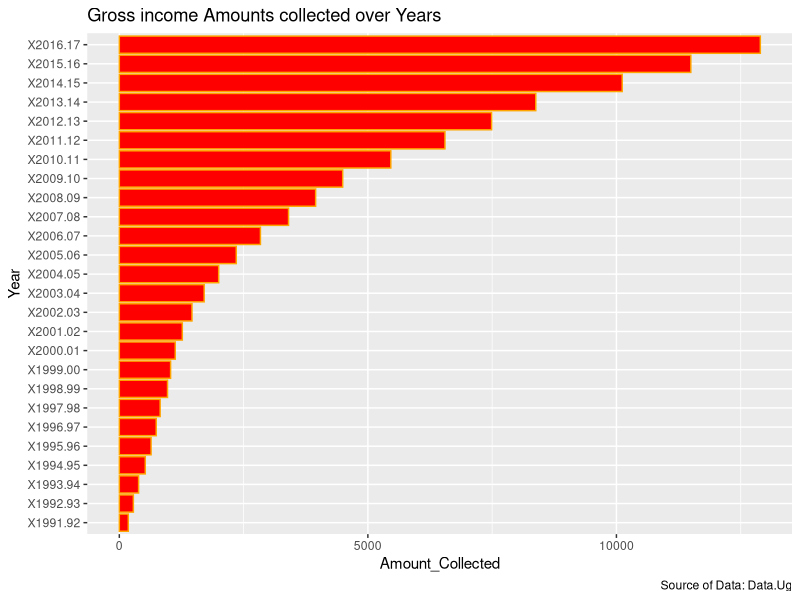
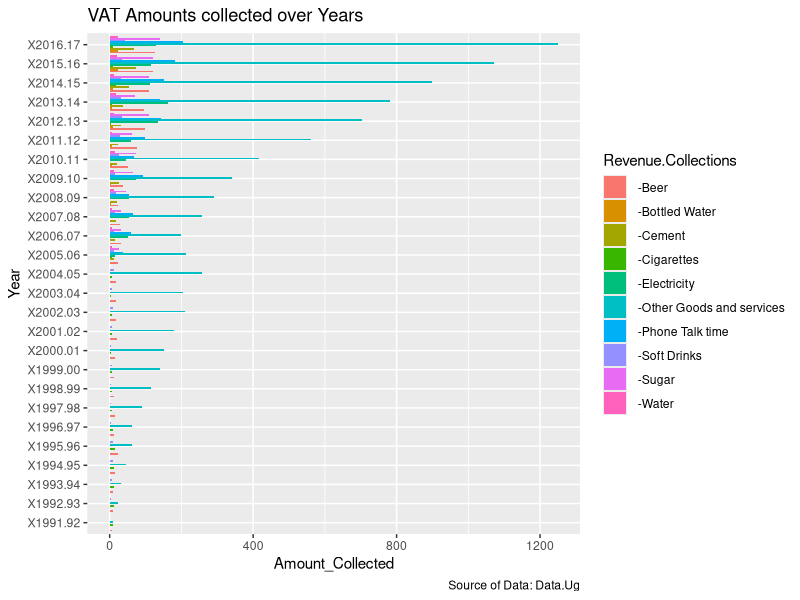
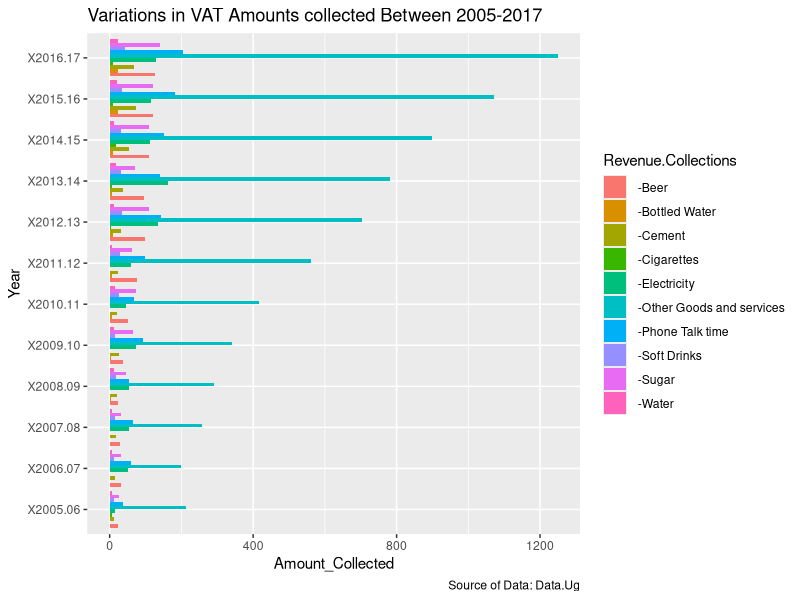
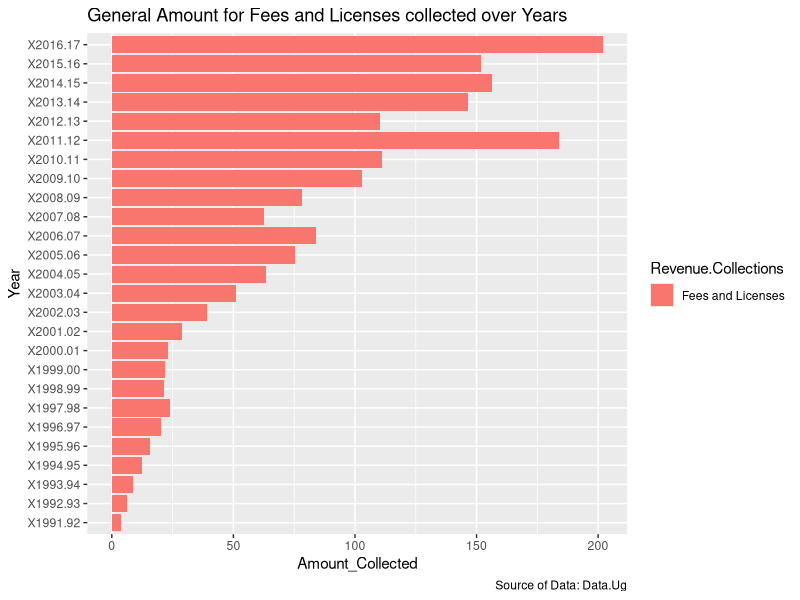
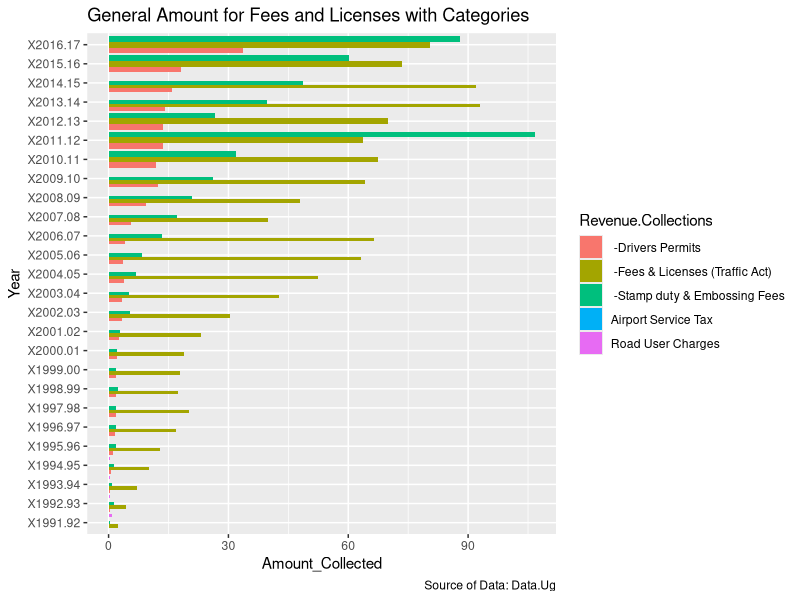
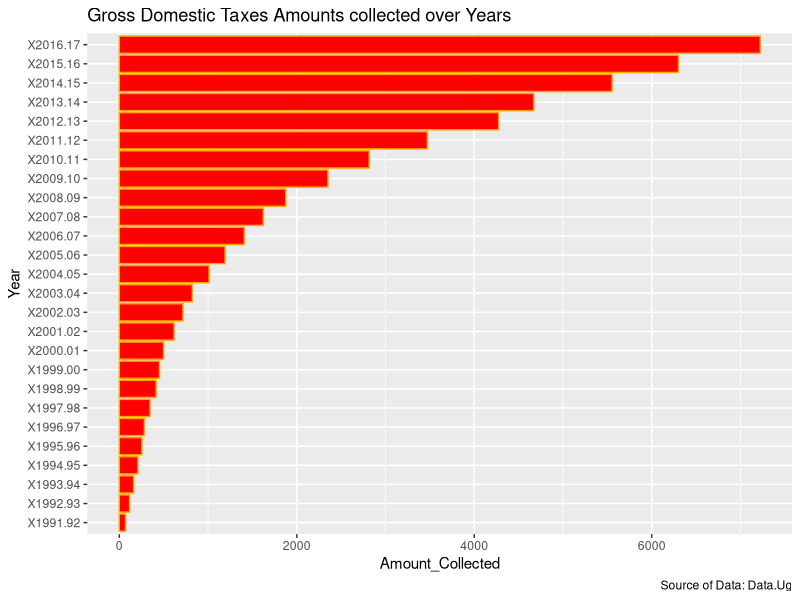
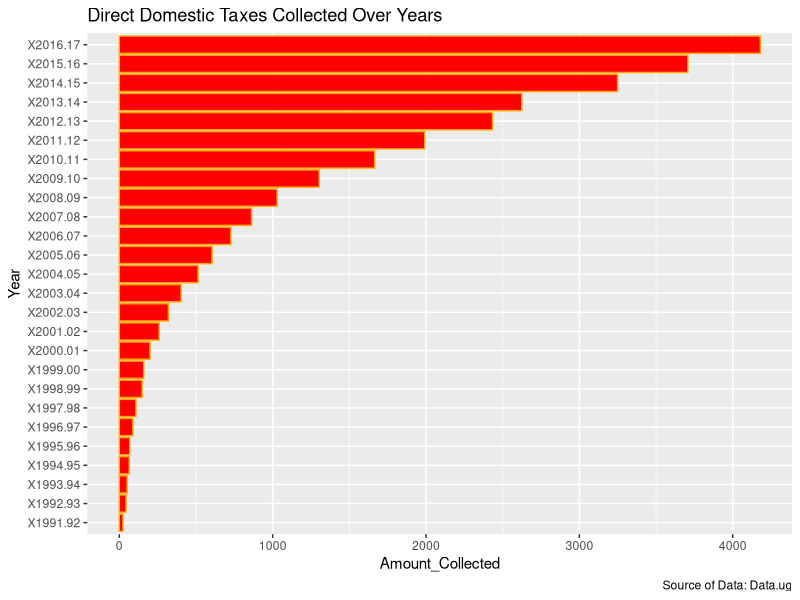
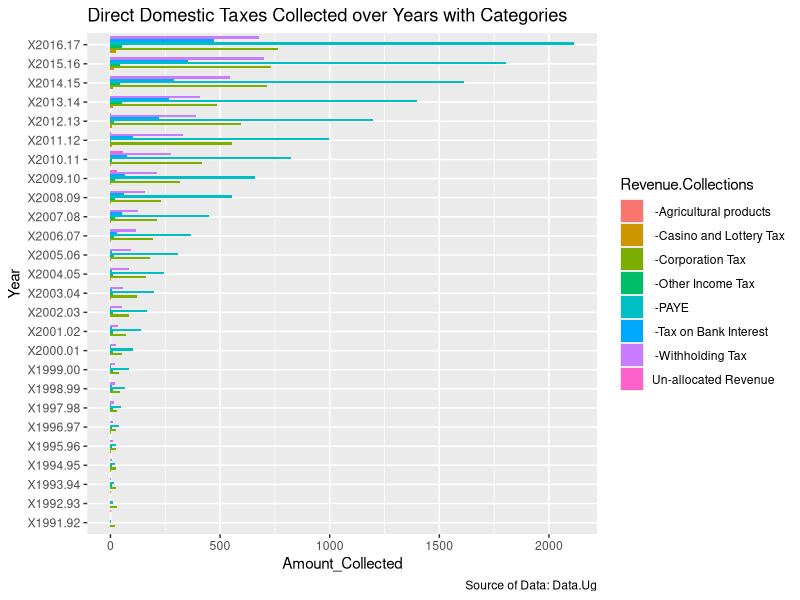

These charts were generated, in order, by the following R code:
# Libraries
library(tidyr)
library(magrittr)
library(dplyr)
library(ggplot2)

# Importing the dataset
rev_collections <- read.csv("data/revenue-collections.csv")

# checking the structure of the dataset
str(rev_collections)

# seems there is a problem with the header. Viewing the datasets to see whats really the problem
View(rev_collections)
# there is a problem with the way the headers were made. lets remove the first row
# Deleting the title manually from excel. its the easiest
rev_collections <- read.csv("data/revenue-collections.csv", 
                            na.strings = "NA",
                            stringsAsFactors = F)

str(rev_collections)

# Making the data tidy using the gather method
rev_collections <- rev_collections %>% gather('X1991.92':'X2016.17', 
                           key = "Year", 
                           value = "Amount_Collected",
                           na.rm = T)

# Selecting only gross revenue over the years
Gross_Revenue <-rev_collections %>% 
  select(Revenue.Collections,Year,Amount_Collected) %>%
  filter(Revenue.Collections == "Gross Revenues")

# Visualizing the revenue collected
 ggplot(data = Gross_Revenue, aes(x=Year, y= Amount_Collected)
      )+
   geom_bar(colour = "orange",
            stat ="identity",
            fill = "red")+
   coord_flip() +
   ggtitle(paste("Gross income Amounts collected over Years"))+
   labs(
     caption = "Source of Data: Data.Ug"
   )
 
 # Selecting and visualizing value added taxes
 VAT <- rev_collections %>%
   select(Revenue.Collections,Year,Amount_Collected)%>%
   filter(Revenue.Collections == " -Cigarettes"|
            Revenue.Collections == " -Beer"|
            Revenue.Collections == " -Spirit/Waragi"|
            Revenue.Collections == " -Soft Drinks"|
            Revenue.Collections == " -Sugar"|
            Revenue.Collections == " -Bottled Water"|
            Revenue.Collections == " -Cement"|
            Revenue.Collections == " -Electricity"|
            Revenue.Collections == " -Water"|
            Revenue.Collections == " -Other Goods and services"|
            Revenue.Collections == " -Phone Talk time"
            )
 # Visualizing VAT using a line graph
 ggplot(data = VAT, aes(x=Year,
                        y= Amount_Collected, 
                        fill = Revenue.Collections)
 )+
   geom_bar(stat ="identity",
            position = position_dodge()
             )+
   coord_flip()+
   ggtitle(paste("VAT Amounts collected over Years"))+
   labs(
     caption = "Source of Data: Data.Ug"
   )
 
 # dividing the dataset into 2 for easy visualizations and visualizing only btn 2005 to 2017
 VAT_2005_17 <-VAT %>% select(Revenue.Collections,Year,Amount_Collected)%>%
   filter(Year == "X2005.06"|
          Year == "X2006.07"|
          Year == "X2007.08"|
          Year == "X2008.09"|
          Year == "X2009.10"|
          Year == "X2010.11"|
          Year == "X2011.12"|
          Year == "X2012.13"|
          Year == "X2013.14"|
          Year == "X2014.15"|
          Year == "X2015.16"|
          Year == "X2016.17"
          )
 # Visualizing VAT using a line graph
 ggplot(data = VAT_2005_17, aes(x=Year,
                        y= Amount_Collected, 
                        fill = Revenue.Collections)
 )+
   geom_bar(stat ="identity",
            position = position_dodge()
   )+
   coord_flip()+
   ggtitle(paste("Variations in VAT Amounts collected Between 2005-2017"))+
   labs(
     caption = "Source of Data: Data.Ug"
   )
 
 # .............Fees and licences
 # General Fees and Licences over Years
 General_Fees_and_L <- rev_collections %>% select(Revenue.Collections,Year,Amount_Collected)%>%
   filter(Revenue.Collections == "Fees and Licenses")
 # Visualizing general fees and licences
 ggplot(data = General_Fees_and_L, aes(x=Year,
                        y= Amount_Collected, 
                        fill = Revenue.Collections)
 )+
   geom_bar(stat ="identity",
            position = position_dodge()
   )+
   coord_flip()+
   ggtitle(paste("General Amount for Fees and Licenses collected over Years"))+
   labs(
     caption = "Source of Data: Data.Ug"
   )
 # What happened in 2011 that there are many offences 
 
 # Deeper into the categories of fees
 General_fees_categories <- rev_collections%>%
   select(Revenue.Collections,
          Year,
          Amount_Collected)%>%
   filter(Revenue.Collections ==" -Fees & Licenses (Traffic Act)"|
            Revenue.Collections ==" -Drivers Permits"|
            Revenue.Collections ==" -Stamp duty & Embossing Fees"|
            Revenue.Collections =="Road User Charges"|
            Revenue.Collections =="Airport Service Tax"|
            Revenue.Collections =="Airport Service Tax"
            )
 # Visualizing the categories
 # Visualizing general fees and licences
 ggplot(data = General_fees_categories, aes(x=Year,
                                       y= Amount_Collected, 
                                       fill = Revenue.Collections)
 )+
   geom_bar(stat ="identity",
            position = position_dodge()
   )+
   coord_flip()+
   ggtitle(paste("General Amount for Fees and Licenses with Categories"))+
   labs(
     caption = "Source of Data: Data.Ug"
   )
 # We clearly see now that 2011-2012 had a high ammount of Stamp duty &Embosing Fees
 # Possibly that could be the reason it does not follow the increasing trends over years
 # Currently Drivers Permits is promising to have a high increase
 # Generally more fees are collected from Traffic Act over years though in 2011-12 and 2016-17 is where Stamp duty & Embossing Fees were higher
 
 #............ Domestic Taxes
 
 Domestic_Taxes <- rev_collections %>%
   select(Revenue.Collections,Year,Amount_Collected)%>%
   filter(Revenue.Collections == "Domestic Taxes")
 
 # Visualizing the Domestic Tax collected
 ggplot(data = Domestic_Taxes, aes(x=Year, y= Amount_Collected)
 )+
   geom_bar(colour = "orange",
            stat ="identity",
            fill = "red")+
   coord_flip() +
   ggtitle(paste("Gross Domestic Taxes Amounts collected over Years"))+
   labs(
     caption = "Source of Data: Data.Ug"
   )
 # There has been higher increase in revenue from one year to next starting from 2003-04 apart from 2012-13 where the increase was low
 
 #.. Direct Domestic Taxes
 D_Domestic_Taxes <- rev_collections %>%
   select(Revenue.Collections,Year,Amount_Collected)%>%
   filter(Revenue.Collections == "Direct Domestic Taxes")
 
 ggplot( data = D_Domestic_Taxes, 
         aes(x = Year, 
             y= Amount_Collected
            ))+
   geom_bar(colour = "orange",
            stat = "identity",
            fill = "red")+
   coord_flip()+
   ggtitle("Direct Domestic Taxes Collected Over Years")+
   labs(caption = "Source of Data: Data.ug")
 # Follows the same trend as that of general Domestic Taxes
 
 # Breaking Down the Direct Domestic Taxes into Categories
 D_Domestic_Categories <- rev_collections%>%
   select(Revenue.Collections,Year, Amount_Collected)%>%
   filter(Revenue.Collections == " -PAYE"|
            Revenue.Collections == " -Corporation Tax"|
            Revenue.Collections == " -Other Income Tax"|
            Revenue.Collections == " -Withholding Tax"|
            Revenue.Collections == " -Tax on Bank Interest"|
            Revenue.Collections == " -Casino and Lottery Tax"|
            Revenue.Collections == " -Agricultural products"|
            Revenue.Collections == "Un-allocated Revenue")
 
 # Visualizing the Direct Domestic Taxes 
 # Visualizing general fees and licences
 ggplot(data = D_Domestic_Categories, aes(x=Year,
                                            y= Amount_Collected, 
                                            fill = Revenue.Collections)
 )+
   geom_bar(stat ="identity",
            position = position_dodge()
   )+
   coord_flip()+
   ggtitle(paste("Direct Domestic Taxes Collected over Years with Categories"))+
   labs(
     caption = "Source of Data: Data.Ug"
     )
 # More Taxes is collected through PAYE, there is a sharp increase of PAYE as years increases from 2003-04
 # Either many people are getting jobs as years increase or government is increasing Taxes
 
   